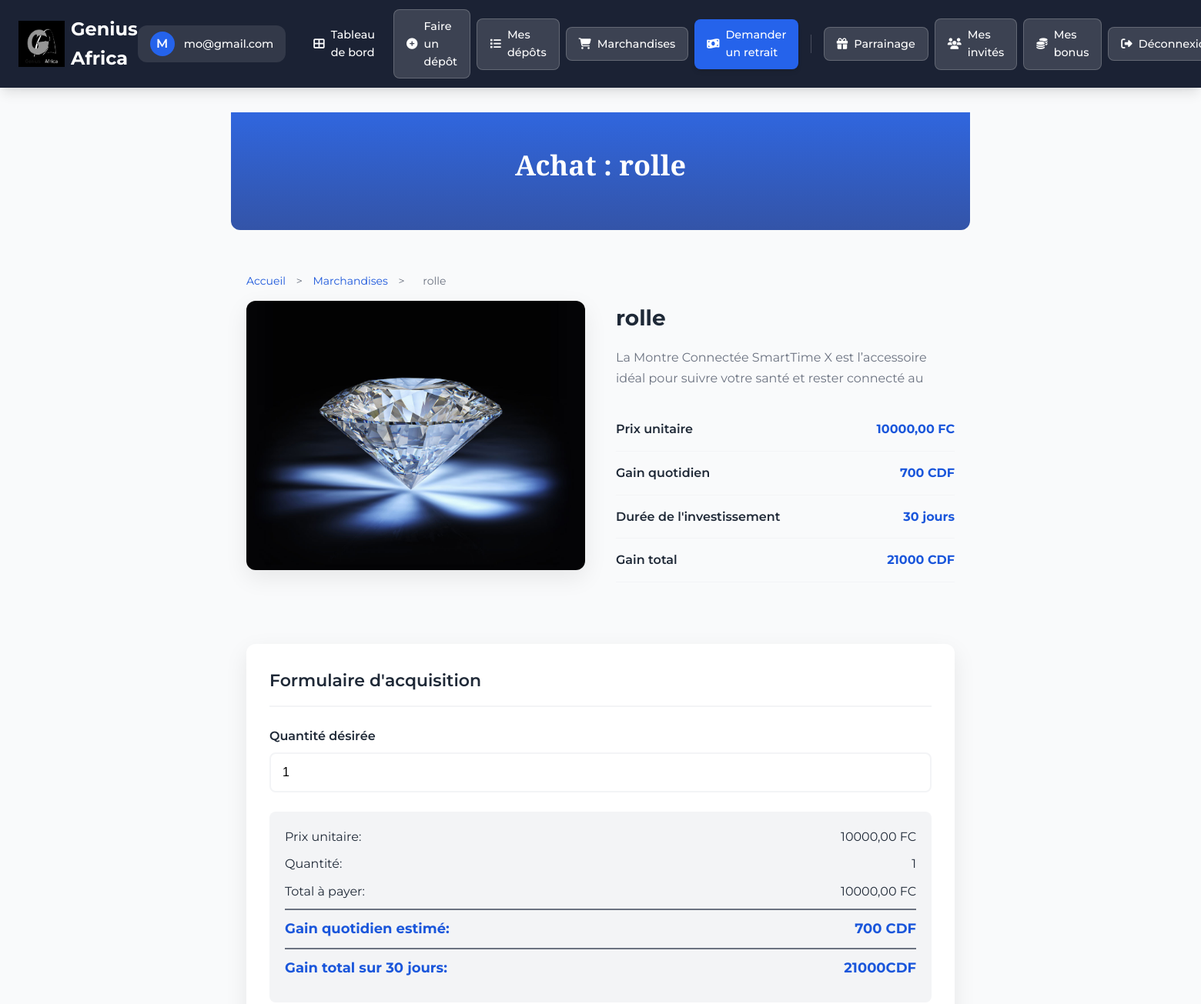
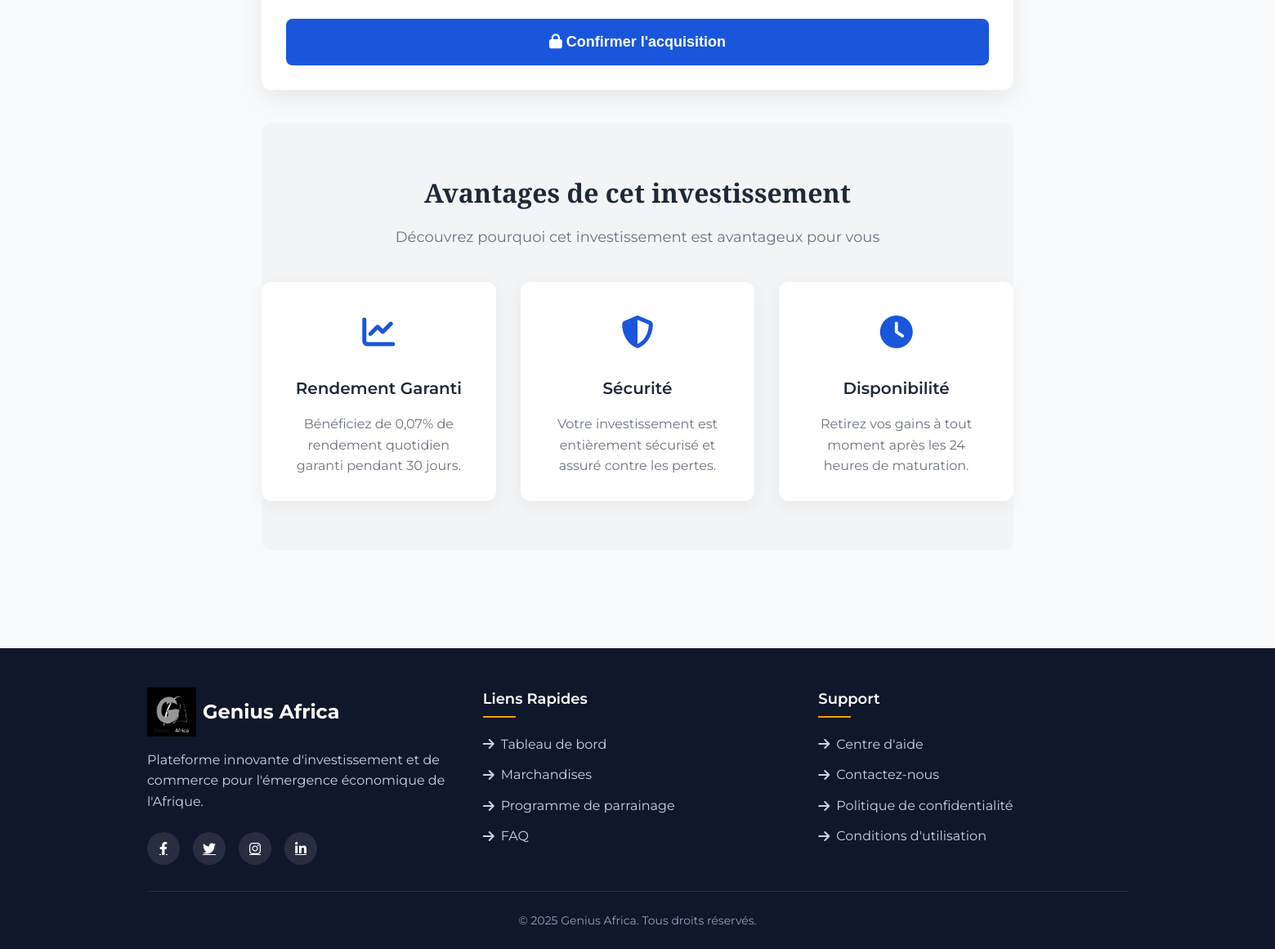
The app's page /produits/achat/1/ (signed in) with its own data (2 pictures, top to bottom).
### applications/comptes/models.py (models this page shows, shortened)
class Utilisateur(AbstractUser):
    telephone = models.CharField(max_length=20, unique=True, verbose_name="Numéro de téléphone")

### applications/produits/models.py (models this page shows, shortened)
class Produit(models.Model):
    nom = models.CharField(max_length=80, verbose_name="Nom du produit")
    description = models.TextField(verbose_name="Description")
    prix = models.DecimalField(max_digits=12, decimal_places=2, verbose_name="Prix")
    duree_jours = models.PositiveIntegerField(default=30, verbose_name="Durée en jours")
    taux_quotidien = models.DecimalField(max_digits=5, decimal_places=2, default=Decimal('0.05'), verbose_name="Taux quotidien")
    est_actif = models.BooleanField(default=True, verbose_name="Est actif")
    image = models.ImageField(upload_to='produits/', verbose_name="Image du produit", blank=True, null=True)

### applications/produits/views.py (the view, shortened to what this page needs)
# urls.py: path('achat/<int:produit_id>/', views.vue_achat, name='achat'),
@login_required
def vue_achat(request, produit_id):
    produit = get_object_or_404(Produit, id=produit_id)
    gain_a = float(produit.prix) * float(produit.taux_quotidien)
    gain = int(gain_a)
    gain_total_b = float(produit.prix) * float(produit.taux_quotidien) * float(produit.duree_jours)
    gain_total = int(gain_total_b)
    solde = request.user.profil.get_solde()
    return render(request, 'produits/achat.html', {'produit': produit, 'solde': solde, 'gain':gain, 'gain_total':gain_total})

### applications/produits/templates/produits/achat.html (shortened to what this page needs)
{% extends 'base.html' %}
{% load static %}
{% block contenu %}
<!DOCTYPE html>
<html lang="fr">
<head>
    <link rel="stylesheet" href="https://cdnjs.cloudflare.com/ajax/libs/font-awesome/6.4.0/css/all.min.css">
</head>
<body>
    <section class="hero">
        <div class="container">
            <h1>Achat : {{ produit.nom }}</h1>
        </div>
    </section>
    <div class="container">
        <div class="breadcrumb">
            <a href="{% url 'tableau_de_bord' %}">Accueil</a> <span>&gt;</span>
            <a href="{% url 'liste_produits' %}">Marchandises</a> <span>&gt;</span>
            <span>{{ produit.nom }}</span>
        </div>
        <section class="product-section">
            <div class="product-image">
                {% if produit.image %}
                    <img src="{{ produit.image.url }}" alt="{{ produit.nom }}">
                {% else %}
                    <div style="display: flex; align-items: center; justify-content: center; height: 100%; color: #6b7280; flex-direction: column;">
                        <i class="fas fa-box-open" style="font-size: 64px; margin-bottom: 20px;"></i>
                        <p>Image non disponible</p>
                    </div>
                {% endif %}
            </div>
            <div class="product-details">
                <h2 class="product-title">{{ produit.nom }}</h2>
                <p class="product-description">{{ produit.description }}</p>
                <div class="product-specs">
                    <div class="spec-item">
                        <span class="spec-label">Prix unitaire</span>
                        <span class="spec-value">{{ produit.prix }} FC</span>
                    </div>
                    <div class="spec-item">
                        <span class="spec-label">Gain quotidien</span>
                        <span class="spec-value">{{ gain }} CDF</span>
                    </div>
                    <div class="spec-item">
                        <span class="spec-label">Durée de l'investissement</span>
                        <span class="spec-value">{{ produit.duree_jours }} jours</span>
                    </div>
                    <div class="spec-item">
                        <span class="spec-label">Gain total</span>
                        <span class="spec-value">{{ gain_total }} CDF</span>
                    </div>
                </div>
            </div>
        </section>
        <section class="purchase-form">
            <h3 class="form-title">Formulaire d'acquisition</h3>
            <form method="post">
                <div class="form-group">
                    <label for="quantite">Quantité désirée</label>
                    <input type="number" id="quantite" name="quantite" value="1" min="1" required oninput="updateCalculation()">
                </div>
                <div class="calculation">
                    <div class="calculation-row">
                        <span>Prix unitaire:</span>
                        <span id="unit-price">{{ produit.prix }} FC</span>
                    </div>
                    <div class="calculation-row">
                        <span>Quantité:</span>
                        <span id="quantity">1</span>
                    </div>
                    <div class="calculation-row">
                        <span>Total à payer:</span>
                        <span id="total-price">{{ produit.prix }} FC</span>
                    </div>
                    <div class="calculation-row calculation-total">
                        <span>Gain quotidien estimé:</span>
                        <span id="daily-yield">{{ gain }} CDF</span>
                    </div>
                    <div class="calculation-row calculation-total">
                        <span>Gain total sur {{ produit.duree_jours }} jours:</span>
                        <span id="total-yield">{{ gain_total }}CDF</span>
                    </div>
                </div>
                <button type="submit" class="submit-btn">
                    <i class="fas fa-lock"></i> Confirmer l'acquisition
                </button>
            </form>
        </section>
        <section class="benefits">
            <div class="section-title">
                <h2>Avantages de cet investissement</h2>
                <p>Découvrez pourquoi cet investissement est avantageux pour vous</p>
            </div>
            <div class="benefits-grid">
                <div class="benefit-card">
                    <div class="benefit-icon">
                        <i class="fas fa-chart-line"></i>
                    </div>
                    <h3 class="benefit-title">Rendement Garanti</h3>
                    <p class="benefit-description">Bénéficiez de {{ produit.taux_quotidien }}% de rendement quotidien garanti pendant {{ produit.duree_jours }} jours.</p>
                </div>
                <div class="benefit-card">
                    <div class="benefit-icon">
                        <i class="fas fa-shield-alt"></i>
                    </div>
                    <h3 class="benefit-title">Sécurité</h3>
                    <p class="benefit-description">Votre investissement est entièrement sécurisé et assuré contre les pertes.</p>
                </div>
                <div class="benefit-card">
                    <div class="benefit-icon">
                        <i class="fas fa-clock"></i>
                    </div>
                    <h3 class="benefit-title">Disponibilité</h3>
                    <p class="benefit-description">Retirez vos gains à tout moment après les 24 heures de maturation.</p>
                </div>
            </div>
        </section>
    </div>
{% endblock %}

### applications/noyau/templates/base.html (shortened to what this page needs)
{% load static %}
<!DOCTYPE html>
<html lang="fr">
<head>
    <link rel="stylesheet" href="https://cdnjs.cloudflare.com/ajax/libs/font-awesome/5.15.4/css/all.min.css">
    <link rel="stylesheet" href="{% static 'css/style.css' %}">
    <link rel="stylesheet" href="{% static 'css/dashboard.css' %}">
    <link rel="stylesheet" href="https://cdnjs.cloudflare.com/ajax/libs/font-awesome/6.0.0/css/all.min.css">
</head>
<body>
    <header>
        <nav>
            <div class="logo">
                <a href="{% url 'tableau_de_bord' %}">
                   <img class="img" style='background: black;' src="{% static 'image/Genius_Africa.png' %}" alt="img" width=60 height=60>
                    <span class="logo-text">Genius Africa</span>
                </a>
            </div>
            {% if user.is_authenticated %}
                <div class="user-info">
                    <div class="user-avatar">
                        {{ user.email|first|upper }}
                    </div>
                    <span class="user-email">{{ user.email }}</span>
                </div>
            {% endif %}
            <div class="menu" id="menu">
                {% if user.is_authenticated %}
                    <a href="{% url 'tableau_de_bord' %}">
                        <i class="fas fa-th-large"></i>
                        <span class="text">Tableau de bord</span>
                    </a>
                    <a href="{% url 'create_order' %}" class="bouton">
                        <i class="fas fa-plus-circle"></i>
                        <span class="text">Faire un dépôt</span>
                    </a>
                    <a href="{% url 'liste_depots' %}" class="bouton">
                        <i class="fas fa-list"></i>
                        <span class="text">Mes dépôts</span>
                    </a>
                    <a href="{% url 'liste_produits' %}" class="bouton">
                        <i class="fas fa-shopping-cart"></i>
                        <span class="text">Marchandises</span>
                    </a>
                    <a href="{% url 'retrait' %}" class="bouton-important">
                        <i class="fas fa-money-bill-wave"></i>
                        <span class="text">Demander un retrait</span>
                    </a>
                    <a href="{% url 'mon_code_parrainage' %}" class="bouton">
                        <i class="fas fa-gift"></i>
                        <span class="text">Parrainage</span>
                    </a>
                    <a href="{% url 'liste_filleuls' %}" class="bouton">
                        <i class="fas fa-users"></i>
                        <span class="text">Mes invités</span>
                    </a>
                    <a href="{% url 'liste_bonus_parrainage' %}" class="bouton">
                        <i class="fas fa-coins"></i>
                        <span class="text">Mes bonus</span>
                    </a>
                    <a href="{% url 'deconnexion' %}" class="bouton">
                        <i class="fas fa-sign-out-alt"></i>
                        <span class="text">Déconnexion</span>
                    </a>
                {% endif %}
            </div>
        </nav>
    </header>
    <main>
        <div class="container">
            {% block contenu %}{% endblock %}
        </div>
    </main>
    <footer>
        <div class="footer-content">
            <div class="footer-section">
                <div class="footer-logo">
                                       <img class="img" style='background: black;' src="{% static 'image/Genius_Africa.png' %}" alt="img" width=60 height=60>
                    <span>Genius Africa</span>
                </div>
                <p class="footer-description">
                    Plateforme innovante d'investissement et de commerce pour
                    l'émergence économique de l'Afrique.
                </p>
                <div class="social-links">
                    <a href="#"><i class="fab fa-facebook-f"></i></a>
                    <a href="#"><i class="fab fa-twitter"></i></a>
                    <a href="#"><i class="fab fa-instagram"></i></a>
                    <a href="#"><i class="fab fa-linkedin-in"></i></a>
                </div>
            </div>
            <div class="footer-section">
                <h3 class="footer-heading">Liens Rapides</h3>
                <ul class="footer-links">
                    <li><a href="{% url 'tableau_de_bord' %}"><i class="fas fa-arrow-right"></i> Tableau de bord</a></li>
                    <li><a href="{% url 'liste_produits' %}"><i class="fas fa-arrow-right"></i> Marchandises</a></li>
                    <li><a href="{% url 'mon_code_parrainage' %}"><i class="fas fa-arrow-right"></i> Programme de parrainage</a></li>
                    <li><a href="#"><i class="fas fa-arrow-right"></i> FAQ</a></li>
                </ul>
            </div>
            <div class="footer-section">
                <h3 class="footer-heading">Support</h3>
                <ul class="footer-links">
                    <li><a href="#"><i class="fas fa-arrow-right"></i> Centre d'aide</a></li>
                    <li><a href="#"><i class="fas fa-arrow-right"></i> Contactez-nous</a></li>
                    <li><a href="#"><i class="fas fa-arrow-right"></i> Politique de confidentialité</a></li>
                    <li><a href="#"><i class="fas fa-arrow-right"></i> Conditions d'utilisation</a></li>
                </ul>
            </div>
        </div>
        <div class="footer-bottom">
            <p>&copy; 2025 Genius Africa. Tous droits réservés.</p>
        </div>
    </footer>
</body>
</html>

### records on screen
Utilisateur: email|first "M", email "mo@gmail.com"
Produit: nom "rolle", image (picture), description "La Montre Connectée SmartTime X est l’accessoire idéal pour suivre votre santé et rester connecté au", prix "10000,00", duree_jours "30", taux_quotidien "0,07"

### other values on screen
{{ gain }} "700"
{{ gain_total }} "21000"
